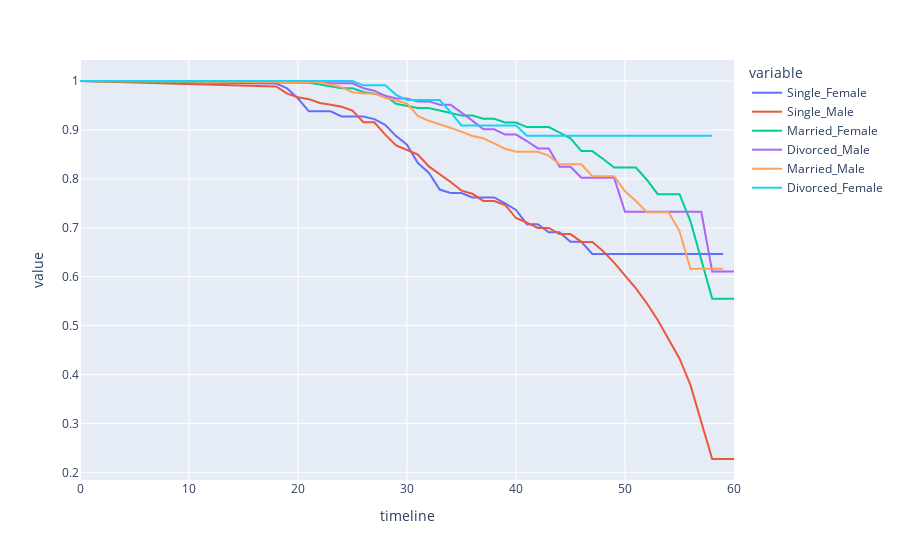

Notebook cell for this chart:
### Markdown cell above
## 6. Now that we have looked at the retention rates by gender and marital status individually, let's look at them together. 

Create a new field in the data set that concatenates marital status and gender, and then generate and plot a survival curve that shows the retention by this new field over the age of the employee.

### Code cell
data['gender_marital']= data['MaritalStatus'] + "_"+ data['Gender']
data['gender_marital']

gender_marital = survival(data, 'gender_marital', 'Age', 'Attrition')
gender_marital.plot()

### Figure 1 — Plotly figure (JSON) as saved in the notebook; plotly's stock layout.template omitted (floating-point values rounded to 4 significant figures)
{"data": [{"hovertemplate": "variable=Single_Female<br>timeline=%{x}<br>value=%{y}<extra></extra>", "legendgroup": "Single_Female", "line": {"color": "#636efa", "dash": "solid"}, "marker": {"symbol": "circle"}, "mode": "lines", "name": "Single_Female", "orientation": "v", "showlegend": true, "type": "scatter", "x": [0, 18, 19, 20, 21, 22, 23, 24, 25, 26, 27, 28, 29, 30, 31, 32, 33, 34, 35, 36, 37, 38, 39, 40, 41, 42, 43, 44, 45, 46, 47, 48, 49, 50, 51, 52, 53, 54, 55, 56, 57, 58, 59, 60], "xaxis": "x", "y": [1, 0.995, 0.9848, 0.9641, 0.9381, 0.9381, 0.9381, 0.9275, 0.9275, 0.9275, 0.922, 0.9106, 0.8874, 0.8697, 0.8322, 0.8125, 0.7781, 0.7709, 0.7709, 0.7619, 0.7619, 0.7619, 0.7497, 0.7363, 0.7074, 0.7074, 0.6906, 0.6906, 0.6714, 0.6714, 0.6465, 0.6465, 0.6465, 0.6465, 0.6465, 0.6465, 0.6465, 0.6465, 0.6465, 0.6465, 0.6465, 0.6465, 0.6465, null], "yaxis": "y"}, {"hovertemplate": "variable=Single_Male<br>timeline=%{x}<br>value=%{y}<extra></extra>", "legendgroup": "Single_Male", "line": {"color": "#EF553B", "dash": "solid"}, "marker": {"symbol": "circle"}, "mode": "lines", "name": "Single_Male", "orientation": "v", "showlegend": true, "type": "scatter", "x": [0, 18, 19, 20, 21, 22, 23, 24, 25, 26, 27, 28, 29, 30, 31, 32, 33, 34, 35, 36, 37, 38, 39, 40, 41, 42, 43, 44, 45, 46, 47, 48, 49, 50, 51, 52, 53, 54, 55, 56, 57, 58, 59, 60], "xaxis": "x", "y": [1, 0.9889, 0.9741, 0.9667, 0.9629, 0.9552, 0.9513, 0.9474, 0.9395, 0.9156, 0.9156, 0.8903, 0.8684, 0.8592, 0.8497, 0.8254, 0.8099, 0.7935, 0.776, 0.7694, 0.7548, 0.7548, 0.7466, 0.7199, 0.7103, 0.6995, 0.6995, 0.6871, 0.6871, 0.6711, 0.6711, 0.6519, 0.6286, 0.6035, 0.576, 0.5457, 0.5116, 0.4723, 0.4329, 0.3788, 0.303, 0.2273, 0.2273, 0.2273], "yaxis": "y"}, {"hovertemplate": "variable=Married_Female<br>timeline=%{x}<br>value=%{y}<extra></extra>", "legendgroup": "Married_Female", "line": {"color": "#00cc96", "dash": "solid"}, "marker": {"symbol": "circle"}, "mode": "lines", "name": "Married_Female", "orientation": "v", "showlegend": true, "type": "scatter", "x": [0, 18, 19, 20, 21, 22, 23, 24, 25, 26, 27, 28, 29, 30, 31, 32, 33, 34, 35, 36, 37, 38, 39, 40, 41, 42, 43, 44, 45, 46, 47, 48, 49, 50, 51, 52, 53, 54, 55, 56, 57, 58, 59, 60], "xaxis": "x", "y": [1, 0.9963, 0.9963, 0.9963, 0.9963, 0.9926, 0.9889, 0.9852, 0.9852, 0.9777, 0.9738, 0.9698, 0.9535, 0.9493, 0.9449, 0.9449, 0.94, 0.9349, 0.9294, 0.9294, 0.9228, 0.9228, 0.9151, 0.9151, 0.9058, 0.9058, 0.9058, 0.8946, 0.8827, 0.8568, 0.8568, 0.8406, 0.8231, 0.8231, 0.8231, 0.7981, 0.7686, 0.7686, 0.7686, 0.7137, 0.6344, 0.5551, 0.5551, 0.5551], "yaxis": "y"}, {"hovertemplate": "variable=Divorced_Male<br>timeline=%{x}<br>value=%{y}<extra></extra>", "legendgroup": "Divorced_Male", "line": {"color": "#ab63fa", "dash": "solid"}, "marker": {"symbol": "circle"}, "mode": "lines", "name": "Divorced_Male", "orientation": "v", "showlegend": true, "type": "scatter", "x": [0, 18, 19, 20, 21, 22, 23, 24, 25, 26, 27, 28, 29, 30, 31, 32, 33, 34, 35, 36, 37, 38, 39, 40, 41, 42, 43, 44, 45, 46, 47, 48, 49, 50, 51, 52, 53, 54, 55, 56, 57, 58, 59, 60], "xaxis": "x", "y": [1, 1, 1, 1, 1, 1, 0.9952, 0.9952, 0.9952, 0.9852, 0.9802, 0.9697, 0.9643, 0.9643, 0.9583, 0.9583, 0.9515, 0.9515, 0.9357, 0.919, 0.9013, 0.9013, 0.8906, 0.8906, 0.8773, 0.8621, 0.8621, 0.8247, 0.8247, 0.8024, 0.8024, 0.8024, 0.8024, 0.7326, 0.7326, 0.7326, 0.7326, 0.7326, 0.7326, 0.7326, 0.7326, 0.6105, 0.6105, 0.6105], "yaxis": "y"}, {"hovertemplate": "variable=Married_Male<br>timeline=%{x}<br>value=%{y}<extra></extra>", "legendgroup": "Married_Male", "line": {"color": "#FFA15A", "dash": "solid"}, "marker": {"symbol": "circle"}, "mode": "lines", "name": "Married_Male", "orientation": "v", "showlegend": true, "type": "scatter", "x": [0, 18, 19, 20, 21, 22, 23, 24, 25, 26, 27, 28, 29, 30, 31, 32, 33, 34, 35, 36, 37, 38, 39, 40, 41, 42, 43, 44, 45, 46, 47, 48, 49, 50, 51, 52, 53, 54, 55, 56, 57, 58, 59, 60], "xaxis": "x", "y": [1, 0.9988, 0.9988, 0.9988, 0.9988, 0.9975, 0.9925, 0.9874, 0.977, 0.9743, 0.9743, 0.9659, 0.96, 0.954, 0.9286, 0.9187, 0.9116, 0.9043, 0.8964, 0.8876, 0.8828, 0.8726, 0.8614, 0.8553, 0.8553, 0.8553, 0.8473, 0.8299, 0.8299, 0.8299, 0.8055, 0.8055, 0.8055, 0.7745, 0.7546, 0.7318, 0.7318, 0.7318, 0.6932, 0.6162, 0.6162, 0.6162, 0.6162, null], "yaxis": "y"}, {"hovertemplate": "variable=Divorced_Female<br>timeline=%{x}<br>value=%{y}<extra></extra>", "legendgroup": "Divorced_Female", "line": {"color": "#19d3f3", "dash": "solid"}, "marker": {"symbol": "circle"}, "mode": "lines", "name": "Divorced_Female", "orientation": "v", "showlegend": true, "type": "scatter", "x": [0, 18, 19, 20, 21, 22, 23, 24, 25, 26, 27, 28, 29, 30, 31, 32, 33, 34, 35, 36, 37, 38, 39, 40, 41, 42, 43, 44, 45, 46, 47, 48, 49, 50, 51, 52, 53, 54, 55, 56, 57, 58, 59, 60], "xaxis": "x", "y": [1, 1, 1, 1, 1, 1, 1, 1, 1, 0.9912, 0.9912, 0.9912, 0.9717, 0.9612, 0.9612, 0.9612, 0.9612, 0.9362, 0.9091, 0.9091, 0.9091, 0.9091, 0.9091, 0.9091, 0.8879, 0.8879, 0.8879, 0.8879, 0.8879, 0.8879, 0.8879, 0.8879, 0.8879, 0.8879, 0.8879, 0.8879, 0.8879, 0.8879, 0.8879, 0.8879, 0.8879, 0.8879, null, null], "yaxis": "y"}], "layout": {"legend": {"title": {"text": "variable"}, "tracegroupgap": 0}, "margin": {"t": 60}, "xaxis": {"anchor": "y", "domain": [0, 1], "title": {"text": "timeline"}}, "yaxis": {"anchor": "x", "domain": [0, 1], "title": {"text": "value"}}}}
